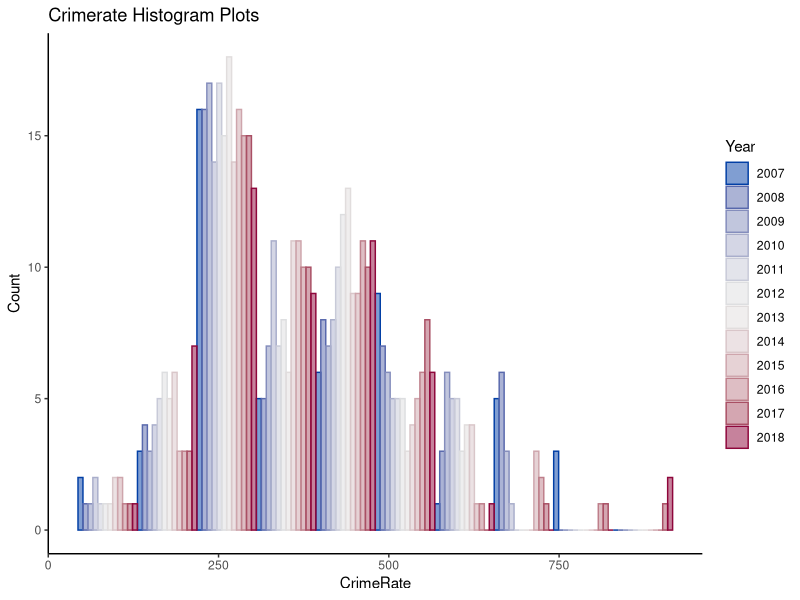
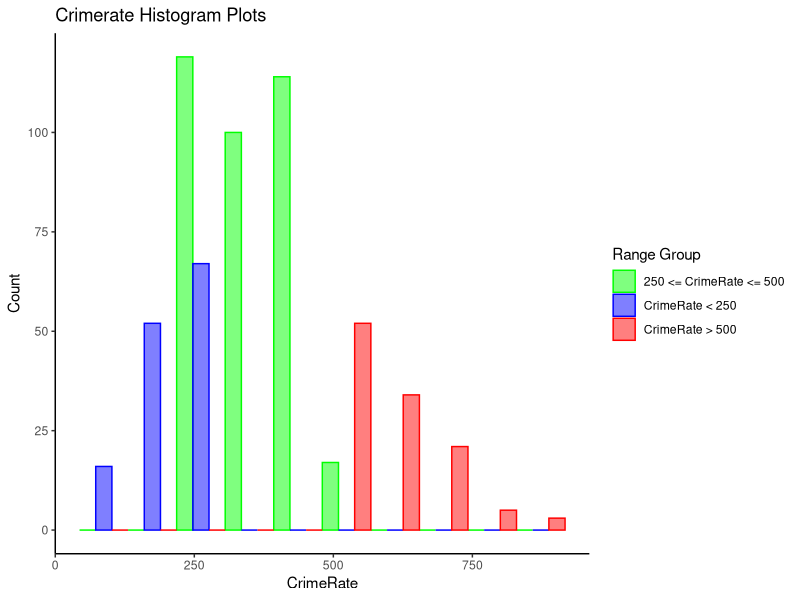

Reproduce these figures in R, in order.
## ---- chunk 1

##Install and Load Required Packages.
library(tidyverse)
if(!require(colorspace)) {install.packages('colorspace')}; require(colorspace)

##Load and Inspect the Dataset.
df <- read.csv("Sampledata2.csv")
view(df)

##Break the variable “CrimeRate” into three groups based on the range and create a new variable “RangeGroup”
RangeGroup <- df %>%
  select(CrimeRate) %>%
  mutate(type = case_when(CrimeRate < 250 ~ "CrimeRate < 250",
    CrimeRate >= 250 & CrimeRate <= 500 ~ "250 <= CrimeRate <= 500",
    CrimeRate > 500 ~ "CrimeRate > 500"))

##Create two color vectors
n <- length(unique(df$Year))
col1=colorspace::diverge_hcl(n)
col2=c("green","blue","red")
col

##Plot a histogram of the variable “CrimeRate” and fill with the variable “Year”. Please use the first color vector col1 for this graph.
df %>%
  ggplot(aes(x=CrimeRate, color=as.factor(Year), fill=as.factor(Year))) +
  geom_histogram(position="dodge", alpha=0.5, bins=10) +
  scale_color_manual(values=col1) +
  scale_fill_manual(values=col1) +
  labs(fill="Year", color="Year", title="Crimerate Histogram Plots", x="CrimeRate", y="Count") +
  theme_classic()

##Plot a histogram of the variable “CrimeRate” and fill with the variable “RangeGroup”, which you created in Step3. Please use second color vector col2 for this graph.
RangeGroup %>%
  ggplot(aes(x = CrimeRate, color = as.factor(type), fill = as.factor(type))) +
  geom_histogram(position="dodge", alpha=0.5, bins=10) +
  scale_color_manual(values=col2) +
  scale_fill_manual(values=col2) +
  labs(fill="Range Group", color="Range Group", title="Crimerate Histogram Plots", x="CrimeRate", y="Count") +
  theme_classic()
  
